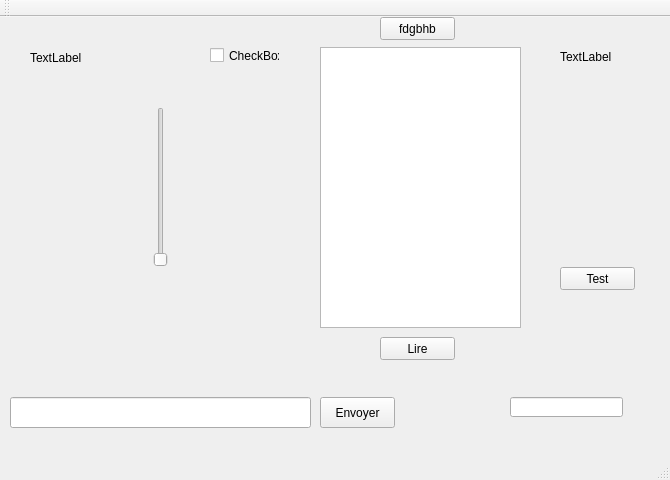
<?xml version="1.0" encoding="UTF-8"?>
<ui version="4.0">
 <class>QtWidgetsApplication3Class</class>
 <widget class="QMainWindow" name="QtWidgetsApplication3Class">
  <property name="geometry">
   <rect>
    <x>0</x>
    <y>0</y>
    <width>670</width>
    <height>480</height>
   </rect>
  </property>
  <property name="windowTitle">
   <string>QtWidgetsApplication3</string>
  </property>
  <widget class="QWidget" name="centralWidget">
   <widget class="QLabel" name="label">
    <property name="geometry">
     <rect>
      <x>30</x>
      <y>20</y>
      <width>71</width>
      <height>41</height>
     </rect>
    </property>
    <property name="text">
     <string>TextLabel</string>
    </property>
   </widget>
   <widget class="QCheckBox" name="checkBox">
    <property name="geometry">
     <rect>
      <x>210</x>
      <y>30</y>
      <width>70</width>
      <height>17</height>
     </rect>
    </property>
    <property name="text">
     <string>CheckBox</string>
    </property>
   </widget>
   <widget class="QSlider" name="verticalSlider">
    <property name="geometry">
     <rect>
      <x>150</x>
      <y>90</y>
      <width>22</width>
      <height>160</height>
     </rect>
    </property>
    <property name="maximum">
     <number>255</number>
    </property>
    <property name="orientation">
     <enum>Qt::Vertical</enum>
    </property>
   </widget>
   <widget class="QTextEdit" name="textEdit">
    <property name="geometry">
     <rect>
      <x>320</x>
      <y>30</y>
      <width>201</width>
      <height>281</height>
     </rect>
    </property>
   </widget>
   <widget class="QPushButton" name="pushButton">
    <property name="geometry">
     <rect>
      <x>380</x>
      <y>0</y>
      <width>75</width>
      <height>23</height>
     </rect>
    </property>
    <property name="text">
     <string>fdgbhb</string>
    </property>
   </widget>
   <widget class="QPushButton" name="pushButton_2">
    <property name="geometry">
     <rect>
      <x>380</x>
      <y>320</y>
      <width>75</width>
      <height>23</height>
     </rect>
    </property>
    <property name="text">
     <string>Lire</string>
    </property>
   </widget>
   <widget class="QPushButton" name="pushButton_3">
    <property name="geometry">
     <rect>
      <x>320</x>
      <y>380</y>
      <width>75</width>
      <height>31</height>
     </rect>
    </property>
    <property name="text">
     <string>Envoyer</string>
    </property>
   </widget>
   <widget class="QLineEdit" name="lineEdit">
    <property name="geometry">
     <rect>
      <x>10</x>
      <y>380</y>
      <width>301</width>
      <height>31</height>
     </rect>
    </property>
   </widget>
   <widget class="QLabel" name="label_2">
    <property name="geometry">
     <rect>
      <x>560</x>
      <y>30</y>
      <width>91</width>
      <height>20</height>
     </rect>
    </property>
    <property name="text">
     <string>TextLabel</string>
    </property>
   </widget>
   <widget class="QPushButton" name="test">
    <property name="geometry">
     <rect>
      <x>560</x>
      <y>250</y>
      <width>75</width>
      <height>23</height>
     </rect>
    </property>
    <property name="text">
     <string>Test</string>
    </property>
   </widget>
   <widget class="QLineEdit" name="lineEdit_2">
    <property name="geometry">
     <rect>
      <x>510</x>
      <y>380</y>
      <width>113</width>
      <height>20</height>
     </rect>
    </property>
   </widget>
  </widget>
  <widget class="QMenuBar" name="menuBar">
   <property name="geometry">
    <rect>
     <x>0</x>
     <y>0</y>
     <width>670</width>
     <height>21</height>
    </rect>
   </property>
  </widget>
  <widget class="QToolBar" name="mainToolBar">
   <attribute name="toolBarArea">
    <enum>TopToolBarArea</enum>
   </attribute>
   <attribute name="toolBarBreak">
    <bool>false</bool>
   </attribute>
  </widget>
  <widget class="QStatusBar" name="statusBar"/>
 </widget>
 <layoutdefault spacing="6" margin="11"/>
 <resources>
  <include location="QtWidgetsApplication3.qrc"/>
 </resources>
 <connections>
  <connection>
   <sender>pushButton</sender>
   <signal>clicked()</signal>
   <receiver>QtWidgetsApplication3Class</receiver>
   <slot>buttonClicked()</slot>
   <hints>
    <hint type="sourcelabel">
     <x>417</x>
     <y>134</y>
    </hint>
    <hint type="destinationlabel">
     <x>300</x>
     <y>199</y>
    </hint>
   </hints>
  </connection>
  <connection>
   <sender>pushButton_3</sender>
   <signal>clicked()</signal>
   <receiver>QtWidgetsApplication3Class</receiver>
   <slot>sendText()</slot>
   <hints>
    <hint type="sourcelabel">
     <x>357</x>
     <y>428</y>
    </hint>
    <hint type="destinationlabel">
     <x>334</x>
     <y>239</y>
    </hint>
   </hints>
  </connection>
  <connection>
   <sender>test</sender>
   <signal>clicked()</signal>
   <receiver>QtWidgetsApplication3Class</receiver>
   <slot>test()</slot>
   <hints>
    <hint type="sourcelabel">
     <x>597</x>
     <y>294</y>
    </hint>
    <hint type="destinationlabel">
     <x>334</x>
     <y>239</y>
    </hint>
   </hints>
  </connection>
 </connections>
 <slots>
  <slot>potValuesCheckBoxChecked()</slot>
  <slot>requete()</slot>
  <slot>sendText()</slot>
  <slot>buttonClicked()</slot>
  <slot>test()</slot>
 </slots>
</ui>
